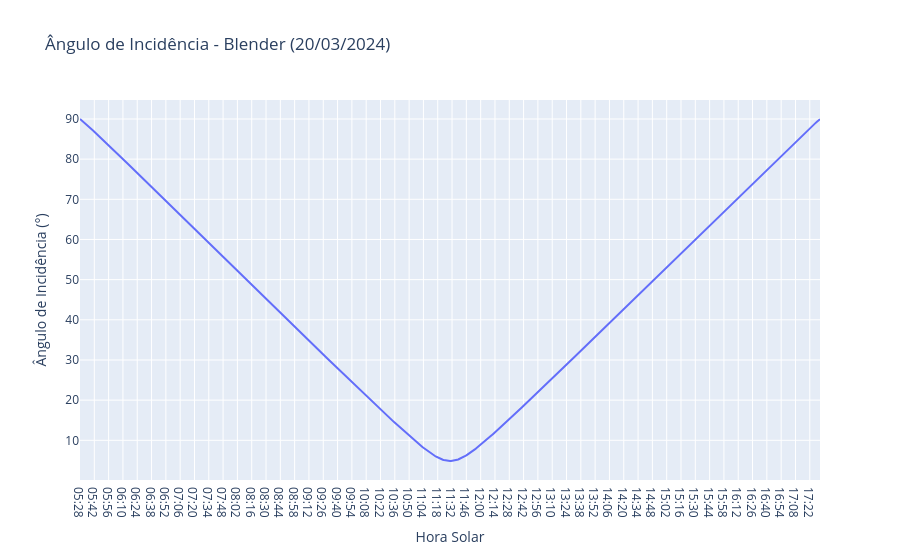
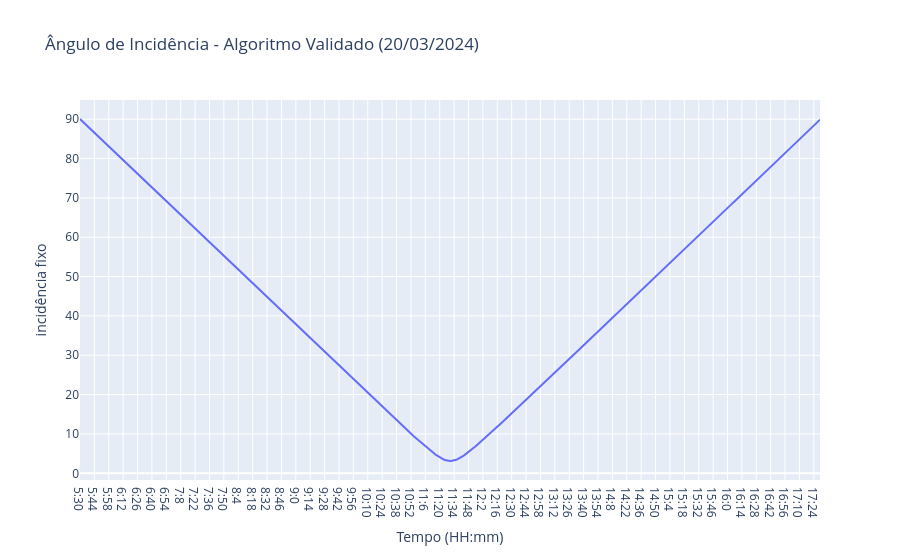

The cell these charts' notebook holds for them, in order:
### Code cell
#Ângulo de Incidência no Blender
fig = px.line(df2, x ='Hora Solar', y = "Ângulo de Incidência (°)", title="Ângulo de Incidência - Blender (20/03/2024)")
fig.show()

#Ângulo de Incidência validado no algoritmo 
fig = px.line(df3, x ='Tempo (HH:mm)', y ='incidência fixo', title="Ângulo de Incidência - Algoritmo Validado (20/03/2024)")
fig.show()

### Figure 1 — Plotly figure (JSON) as saved in the notebook; plotly's stock layout.template omitted (floating-point values rounded to 4 significant figures; data arrays with more than 128 entries replaced by an {"elided": "..."} marker saying what was removed)
{"data": [{"hovertemplate": "Hora Solar=%{x}<br>Ângulo de Incidência (°)=%{y}<extra></extra>", "legendgroup": "", "line": {"color": "#636efa", "dash": "solid"}, "marker": {"symbol": "circle"}, "mode": "lines", "name": "", "orientation": "v", "showlegend": false, "type": "scatter", "x": {"elided": "725 str values"}, "xaxis": "x", "y": {"elided": "725 float values"}, "yaxis": "y"}], "layout": {"legend": {"tracegroupgap": 0}, "title": {"text": "Ângulo de Incidência - Blender (20/03/2024)"}, "xaxis": {"anchor": "y", "domain": [0, 1], "title": {"text": "Hora Solar"}}, "yaxis": {"anchor": "x", "domain": [0, 1], "title": {"text": "Ângulo de Incidência (°)"}}}}

### Figure 2 — Plotly figure (JSON) as saved in the notebook; plotly's stock layout.template omitted (floating-point values rounded to 4 significant figures; data arrays with more than 128 entries replaced by an {"elided": "..."} marker saying what was removed)
{"data": [{"hovertemplate": "Tempo (HH:mm)=%{x}<br>incidência fixo=%{y}<extra></extra>", "legendgroup": "", "line": {"color": "#636efa", "dash": "solid"}, "marker": {"symbol": "circle"}, "mode": "lines", "name": "", "orientation": "v", "showlegend": false, "type": "scatter", "x": {"elided": "721 str values"}, "xaxis": "x", "y": {"elided": "721 float values"}, "yaxis": "y"}], "layout": {"legend": {"tracegroupgap": 0}, "title": {"text": "Ângulo de Incidência - Algoritmo Validado (20/03/2024)"}, "xaxis": {"anchor": "y", "domain": [0, 1], "title": {"text": "Tempo (HH:mm)"}}, "yaxis": {"anchor": "x", "domain": [0, 1], "title": {"text": "incidência fixo"}}}}
